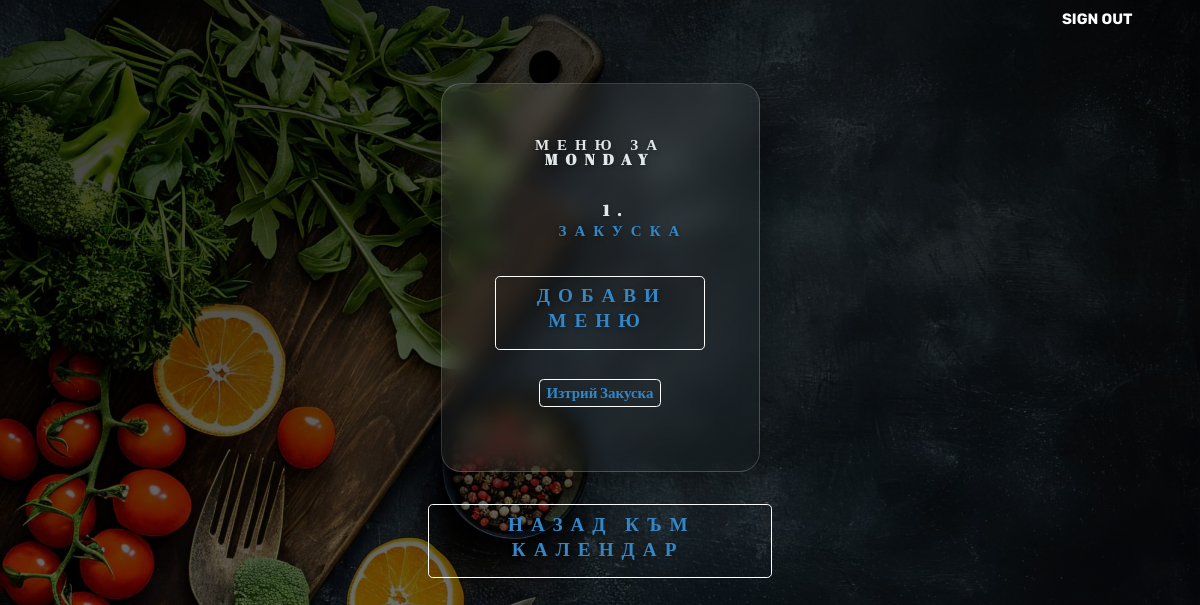
Before: /menu/1/ (signed in) with the older database file.
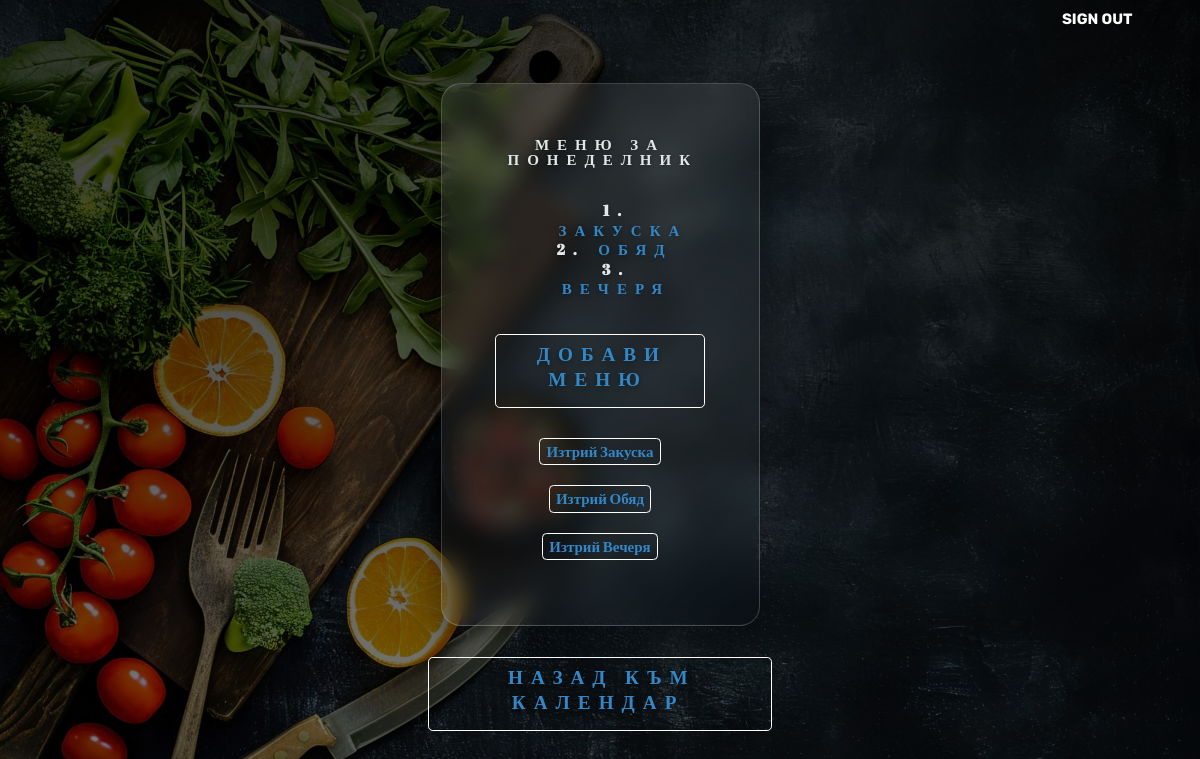
After: the same page with the newer database file.
### menu_planning/planning/models.py (models this page shows, shortened)
class Day(models.Model):
    name = models.CharField(max_length=10)

class Meal(models.Model):
    day = models.ForeignKey(Day, on_delete=models.PROTECT, related_name='meals')
    name = models.CharField(max_length=20)

### menu_planning/planning/views.py (the view, shortened to what this page needs)
# urls.py: path('menu/<int:pk>/', views.MenuView.as_view(), name='menu'),
class MenuView(CustomLoginRequiredMixin, ErrorRedirectMixin, views.DetailView):
    model = Day
    template_name = 'menu.html'
    context_object_name = 'day'
    def get_context_data(self, **kwargs):
        context = super().get_context_data(**kwargs)
        context['meals'] = Meal.objects.filter(day=self.object)
        return context

### menu_planning/users/mixins.py (called while the page is built, shortened)
    def dispatch(self, request, *args, **kwargs):
        if request.user.is_superuser:
            return super().dispatch(request, *args, **kwargs)

    def dispatch(self, request, *args, **kwargs):
        if not self.request.user.is_authenticated:
            return self.handle_no_permission()
        return super().dispatch(request, *args, **kwargs)

### templates/menu.html (shortened to what this page needs)
{% extends 'navbar.html' %}
{% load static %}
{% block header %}
<section id="index-headline">
    <div class="index-message">
        <div class="plant-card">
            <h1>Меню за {{ day.name }}</h1><br>
                <h1>
                    <ol>
                         {% for meal in meals %}
                            <li><a href="{% url 'dishes' meal.id %}"><span>{{ meal.name }}</span></a></li>
                    {% empty %}
                        <span>Няма налични ястия за този ден.</span>
                    {% endfor %}
                    </ol>
                </h1>
            <br>
<button>
    <h1>
        <a href="{% url 'create_meal' day.id %}"><span>Добави меню</span></a>
    </h1>
</button>
            <br><br>
    {% for meal in meals %}
        <h1>
    <button><a href="{% url 'delete_meal' pk=meal.id %}"><span>Изтрий {{ meal.name }}</span></a></button>
        {% empty %}
        </h1>
{% endfor %}
        </div>
        <br>
        <button>
            <h1><a href="{% url 'home' %}"><span>Назад към календар</span></a></h1>
        </button>
        <br>
    </div>
</section>
{% endblock header %}

Changed rows visible on the page:
changed Day: name "MONDAY" → "ПОНЕДЕЛНИК"
added Meal: name "ОБЯД", name "Обяд"
added Meal: name "ВЕЧЕРЯ", name "Вечеря"
